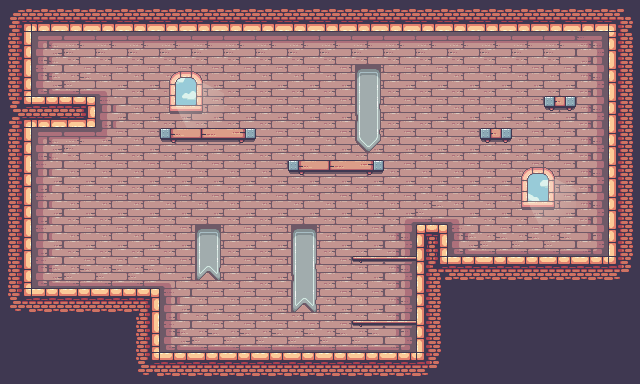

The image is a tile-based game level rendered from a .tmx file. Its description and complete source (layers, tilesets, objects, tile grids) follow:
An orthogonal 20x12 tile map with 32x32 px tiles, 3 tile layers (fondo, Capa de patrones 1, decoracion), 2 tilesets and 18 objects (2x Enemy, 2x Platform, Player, Gato).

<map version="1.10" tiledversion="1.10.2" orientation="orthogonal" renderorder="right-down" width="20" height="12" tilewidth="32" tileheight="32" infinite="0" nextlayerid="11" nextobjectid="56">
 <tileset firstgid="1" source="catcat.tsx" />
 <tileset firstgid="248" source="Decorations (32x32).tsx" />
 <layer id="2" name="fondo" width="20" height="12">
  <data encoding="csv">
155,155,155,155,155,155,155,155,155,155,155,155,155,155,155,155,155,155,155,155,
155,135,136,136,136,136,136,136,136,136,136,136,136,136,136,136,136,136,137,155,
155,173,174,142,155,155,155,155,155,155,155,155,155,155,155,155,155,155,156,155,
155,155,155,154,155,155,155,155,155,155,155,155,155,155,155,155,155,155,156,155,
155,135,136,161,155,155,155,155,155,155,155,155,155,155,155,155,155,155,156,155,
155,154,155,155,155,155,155,155,155,155,155,155,155,155,155,155,155,155,156,155,
155,154,155,155,155,155,155,155,155,155,155,155,141,174,142,155,155,155,156,155,
155,154,155,155,155,155,155,155,155,155,155,155,156,155,173,174,174,174,175,155,
155,173,174,174,174,142,155,155,155,155,155,155,156,155,155,155,155,155,155,155,
155,155,155,155,155,154,155,155,155,155,155,155,156,155,155,155,155,155,155,155,
76,76,155,155,155,173,174,174,174,174,174,174,175,155,155,155,155,155,155,155,
76,155,155,155,155,155,155,155,155,155,155,155,155,155,155,155,155,155,155,155
</data>
 </layer>
 <layer id="1" name="Capa de patrones 1" width="20" height="12">
  <data encoding="csv">
27,60,60,60,60,60,60,60,60,60,60,60,60,60,60,60,60,60,60,28,
42,119,119,119,0,0,0,0,0,0,0,0,0,0,0,0,0,0,0,40,
42,119,119,119,0,83,0,0,0,0,0,0,0,0,0,0,0,0,0,40,
50,98,99,119,0,0,0,0,0,0,0,0,0,0,0,0,0,267,0,40,
42,0,0,119,0,264,265,266,0,0,0,0,0,0,0,267,0,0,0,40,
42,0,43,0,0,0,0,0,0,264,265,266,0,0,0,0,0,0,0,40,
42,0,0,0,0,0,0,0,0,0,0,0,0,80,0,0,0,0,0,40,
42,0,0,0,0,0,256,0,0,256,0,0,0,25,80,80,80,80,80,40,
42,0,0,0,0,0,270,0,0,263,0,257,258,106,22,22,22,22,22,47,
46,22,22,22,23,0,0,0,0,270,0,0,0,40,41,41,41,41,41,41,
41,41,41,41,42,0,0,0,0,0,0,257,258,40,41,41,41,41,41,41,
41,41,41,41,46,22,22,22,22,22,22,22,22,47,41,41,41,41,41,41
</data>
 </layer>
 <layer id="4" name="decoracion" width="20" height="12">
  <data encoding="csv">
0,0,0,0,0,0,0,0,0,0,0,0,0,0,0,0,0,0,0,0,
0,0,0,0,0,0,0,0,0,0,0,0,0,0,0,0,0,0,0,0,
0,0,0,0,0,273,274,0,0,0,0,256,0,0,0,0,0,0,0,0,
0,0,0,0,0,280,281,0,0,0,0,263,0,0,0,0,0,0,0,0,
0,0,0,0,0,0,0,0,0,0,0,277,0,0,0,0,0,0,0,0,
0,0,0,0,0,0,0,0,0,0,0,0,0,0,0,0,271,272,0,0,
0,0,0,0,0,0,0,0,0,0,0,0,0,0,0,0,278,279,0,0,
0,0,0,0,0,0,0,0,0,0,0,0,0,0,0,0,0,0,0,0,
0,0,0,0,0,0,0,0,0,0,0,0,0,0,0,0,0,0,0,0,
0,0,0,0,0,0,0,0,0,0,0,0,0,0,0,0,0,0,0,0,
0,0,0,0,0,0,0,0,0,0,0,0,0,0,0,0,0,0,0,0,
0,0,0,0,0,0,0,0,0,0,0,0,0,0,0,0,0,0,0,0
</data>
 </layer>
 <objectgroup id="6" name="personajes" offsetx="0.5" offsety="0.666667">
  <object id="9" name="Player" type="Player" x="65" y="254" />
  <object id="50" type="Gato" x="61" y="82" />
  <object id="53" type="Enemy" x="192" y="320" width="32" height="30">
   <properties>
    <property name="isVertical" type="bool" value="false" />
    <property name="offNeg" type="float" value="0" />
    <property name="offPos" type="float" value="4" />
   </properties>
  </object>
  <object id="55" type="Enemy" x="479" y="225" width="32" height="30">
   <properties>
    <property name="isVertical" type="bool" value="false" />
    <property name="offNeg" type="float" value="0" />
    <property name="offPos" type="float" value="2" />
   </properties>
  </object>
 </objectgroup>
 <objectgroup id="9" name="Colisiones">
  <object id="33" x="1" y="1" width="639" height="31" />
  <object id="34" x="607" y="1" width="34" height="384" />
  <object id="35" x="416" y="224" width="31" height="161" />
  <object id="36" x="415" y="256" width="227" height="129" />
  <object id="38" x="128" y="352" width="319" height="32" />
  <object id="39" x="0" y="289" width="158" height="96" />
  <object id="41" x="1" y="1" width="30" height="320" />
  <object id="42" x="1" y="96" width="94" height="32" />
  <object id="43" x="159" y="129" width="97" height="11" />
  <object id="44" x="287" y="160" width="96" height="11" />
  <object id="45" x="481" y="128" width="30" height="12" />
  <object id="46" x="545" y="96" width="29" height="11" />
  <object id="47" type="Platform" x="352" y="257" width="64" height="13" />
  <object id="48" type="Platform" x="352" y="320" width="64" height="13" />
 </objectgroup>
</map>
